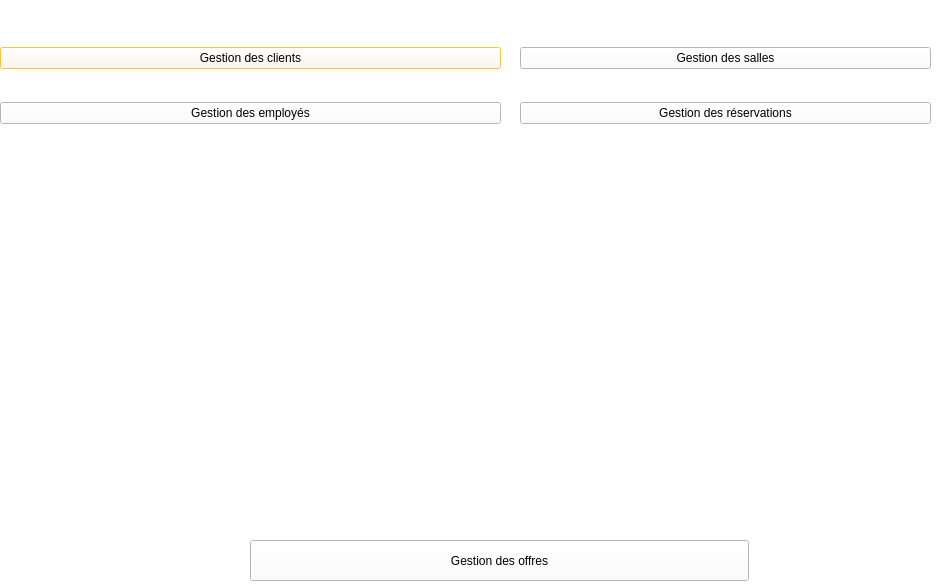
<?xml version="1.0" encoding="UTF-8"?>
<ui version="4.0">
 <class>menu</class>
 <widget class="QDialog" name="menu">
  <property name="geometry">
   <rect>
    <x>0</x>
    <y>0</y>
    <width>942</width>
    <height>588</height>
   </rect>
  </property>
  <property name="windowTitle">
   <string>Dialog</string>
  </property>
  <property name="styleSheet">
   <string notr="true">background-color: rgb(255, 255, 255);
background-image: url(:/img/test.jpg);
font: 12pt &quot;MV Boli&quot;;

</string>
  </property>
  <widget class="QWidget" name="layoutWidget">
   <property name="geometry">
    <rect>
     <x>0</x>
     <y>20</y>
     <width>501</width>
     <height>131</height>
    </rect>
   </property>
   <layout class="QVBoxLayout" name="verticalLayout">
    <item>
     <widget class="QPushButton" name="pushButton">
      <property name="styleSheet">
       <string notr="true">selection-background-color: rgb(255, 170, 0);
font: 75 20pt &quot;Palatino Linotype&quot;;</string>
      </property>
      <property name="text">
       <string>Gestion des clients</string>
      </property>
     </widget>
    </item>
    <item>
     <widget class="QPushButton" name="pushButton_2">
      <property name="styleSheet">
       <string notr="true">font: 75 20pt &quot;Palatino Linotype&quot;;</string>
      </property>
      <property name="text">
       <string>Gestion des employés</string>
      </property>
     </widget>
    </item>
   </layout>
  </widget>
  <widget class="QWidget" name="layoutWidget_2">
   <property name="geometry">
    <rect>
     <x>520</x>
     <y>20</y>
     <width>411</width>
     <height>131</height>
    </rect>
   </property>
   <layout class="QVBoxLayout" name="verticalLayout_2">
    <item>
     <widget class="QPushButton" name="pushButton_3">
      <property name="styleSheet">
       <string notr="true">selection-background-color: rgb(255, 170, 0);
font: 75 20pt &quot;Palatino Linotype&quot;;</string>
      </property>
      <property name="text">
       <string>Gestion des salles</string>
      </property>
     </widget>
    </item>
    <item>
     <widget class="QPushButton" name="pushButton_4">
      <property name="styleSheet">
       <string notr="true">font: 75 20pt &quot;Palatino Linotype&quot;;</string>
      </property>
      <property name="text">
       <string>Gestion des réservations</string>
      </property>
     </widget>
    </item>
   </layout>
  </widget>
  <widget class="QPushButton" name="pushButton_5">
   <property name="geometry">
    <rect>
     <x>250</x>
     <y>540</y>
     <width>499</width>
     <height>41</height>
    </rect>
   </property>
   <property name="styleSheet">
    <string notr="true">selection-background-color: rgb(255, 170, 0);
font: 75 20pt &quot;Palatino Linotype&quot;;</string>
   </property>
   <property name="text">
    <string>Gestion des offres</string>
   </property>
  </widget>
  <zorder>pushButton_5</zorder>
  <zorder>layoutWidget</zorder>
  <zorder>layoutWidget_2</zorder>
 </widget>
 <resources/>
 <connections/>
</ui>
